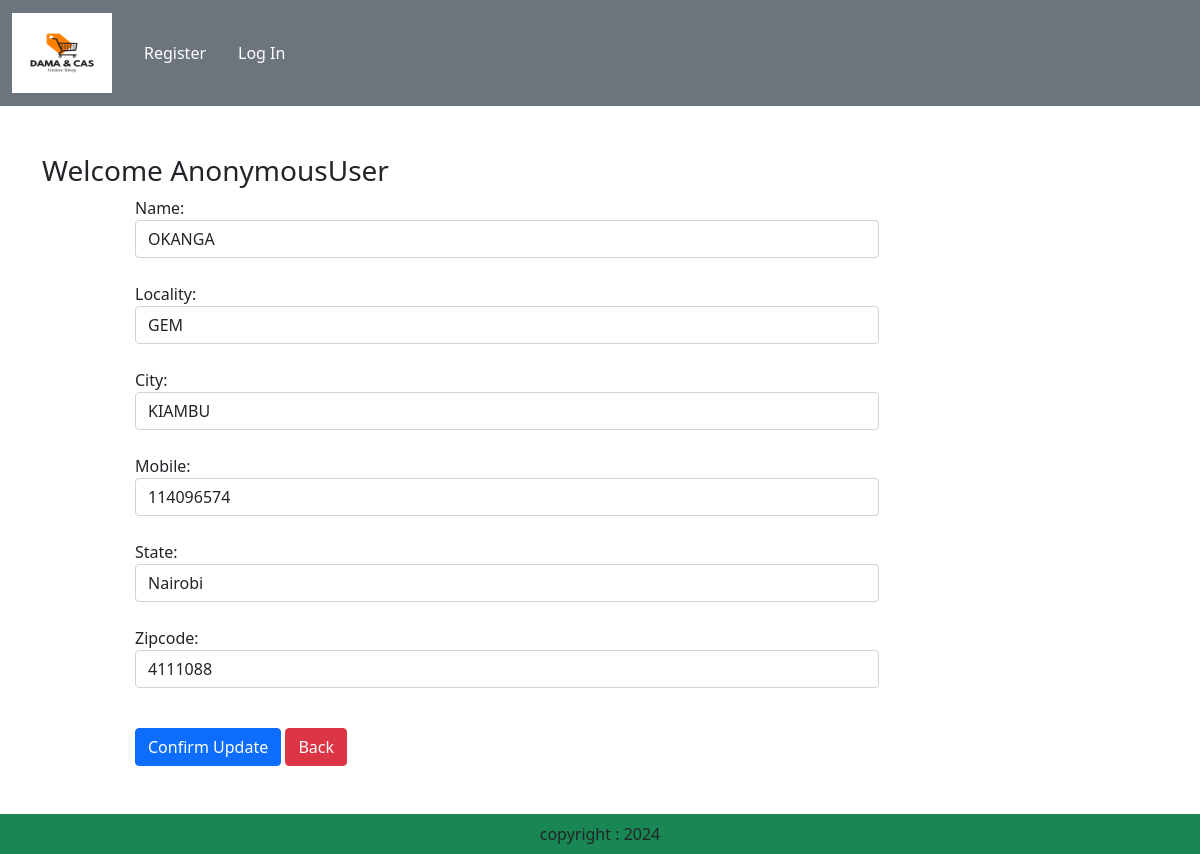
Page /updateAddres/1 on the earlier database version.
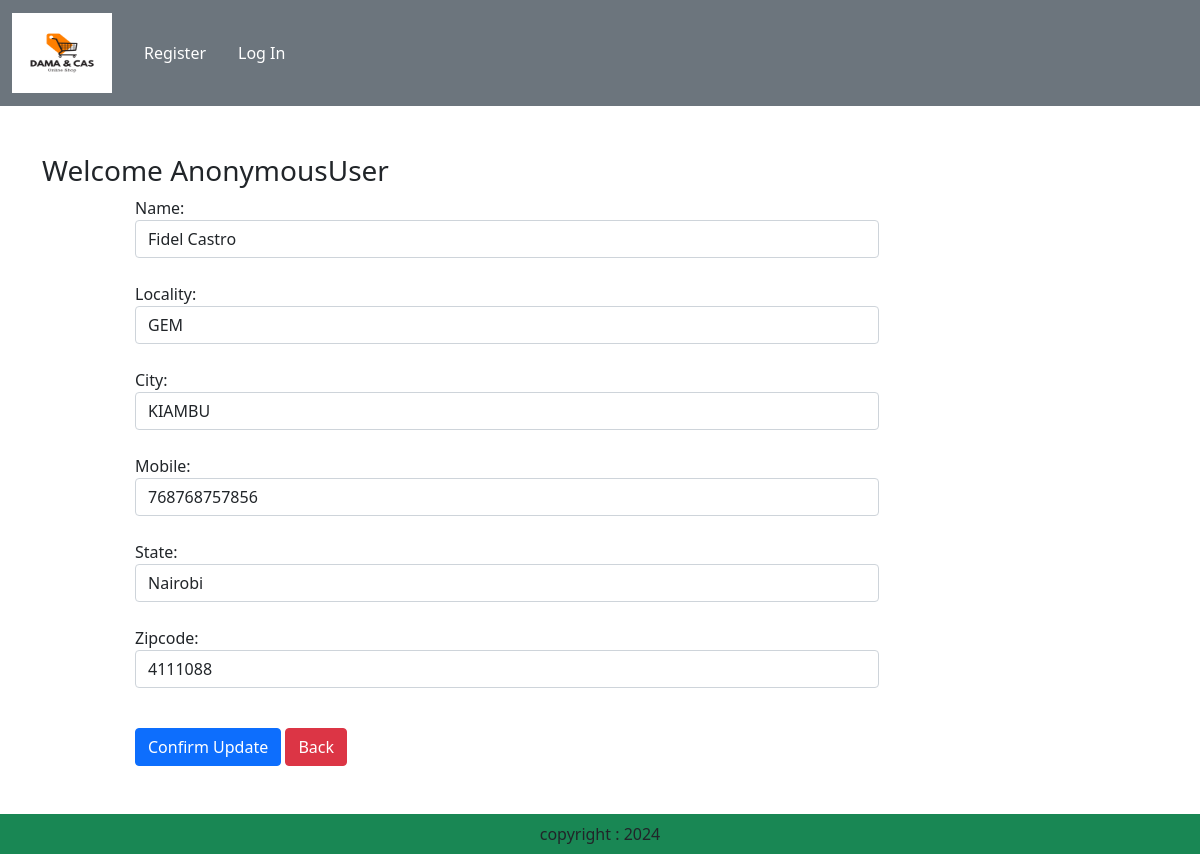
Same page on the later database version.
### app/models.py (models this page shows, shortened)
class Customer(models.Model):
    user = models.ForeignKey(User,on_delete=models.CASCADE)
    name= models.CharField(max_length=200)
    locality=models.CharField(max_length=200)
    city=models.CharField(max_length=50)
    mobile=models.IntegerField(default=0)
    zipcode=models.IntegerField()
    state=models.CharField(choices=STATE_CHOICES, max_length=100)

### app/views.py (the view, shortened to what this page needs)
# urls.py: path('updateAddres/<int:pk>',views.updateAddress.as_view(), name='updateAddress'),
class updateAddress(View):
    def get(self,request,pk):
        add=Customer.objects.get(pk=pk)
        form =CustomerProfileForm(instance=add)
        return render(request, "app/updateAddress.html",locals())

### app/forms.py
class CustomerProfileForm(forms.ModelForm):
    class Meta:
        model= Customer
        fields = ['id','name','locality','city','mobile','state','zipcode']
        widgets={
            'name':forms.TextInput(attrs={'class':'form-control'}),
            'locality':forms.TextInput(attrs={'class':'form-control'}),
            'city':forms.TextInput(attrs={'class':'form-control'}),
            'mobile':forms.NumberInput(attrs={'class':'form-control'}),
            'state':forms.Select(attrs={'class':'form-control'}),
            'zipcode':forms.NumberInput(attrs={'class':'form-control'}),
        }

### app/templates/app/updateAddress.html (shortened to what this page needs)
{% extends "app/base.html" %}
{% load static %}
{% block main-content %}
<div class="container my-5">
    <div class='row'>
        <h3>Welcome <span class="text-capitalize">{{request.user}}</span></h3>
    </div>
    <div class="col-sm-8 offset-sm-1">
        <form action="" method="post">
            {% for fm in form %}
                {{fm.label_tag}} {{fm}} <small class="text-danger">{{fm.errors|striptags}}</small><br>
            {% endfor %}
            <div class="col-12 mt-3">
                <button type="submit" class="btn btn-primary">Confirm Update</button>
                <a href="{% url "address" %}" type="button" class="btn btn-danger">Back</a>
            </div>
        </form>
    </div>
</div>
{% endblock main-content %}

Differences in the rows shown:
changed Customer "GEM": name "OKANGA" → "Fidel Castro"; mobile "114096574" → "768768757856"
